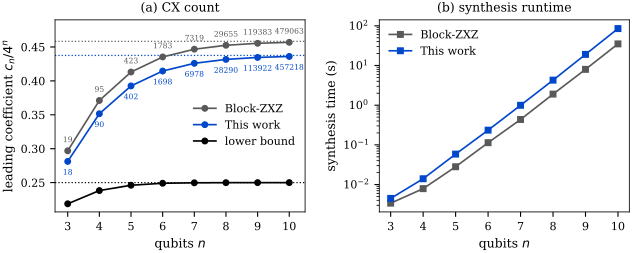

This chart was generated by the following Python code:
#!/usr/bin/env python3
"""Compare baseline Block-ZXZ with the optimized extra-fold construction.

Requires decomposition.py, NumPy, SciPy, and Matplotlib; no other repository files.
Run: python benchmark.py --nmin 3 --nmax 10 --samples 1 --seed 0
Writes the comparison figure to bal_benchmark.pdf.
"""

from __future__ import annotations

import argparse
import platform
from pathlib import Path
from time import perf_counter

import matplotlib
import numpy as np
import scipy

matplotlib.use("Agg")
import matplotlib.pyplot as plt

from decomposition import (
    H, Z, block_diag, block_zxz, cnot_count, cnot_formula,
    demultiplex, embed, leaf, mux_rot, random_unitary, synth, zxz_formula,
)


# Baseline synthesis


def baseline_synth(
    U: np.ndarray, n: int, want_diag: bool = False,
) -> tuple[list[tuple], np.ndarray]:
    """Block-ZXZ with the standard boundary folds and diagonal propagation."""
    if n == 1:
        return [("u", 0, U)], np.eye(2, dtype=complex)
    if n == 2:
        return leaf(U, want_diag)
    m, top = 2 ** (n - 1), n - 1
    A1, A2, B, C = block_zxz(U)
    Va, theta_a, Wa = demultiplex(A1, A2)
    Vc, theta_c, Wc = demultiplex(np.eye(m, dtype=complex), C)
    z = embed(Z, [n - 2], n - 1)
    Vb, theta_b, Wb = demultiplex(Wa @ Vc, z @ Wa @ B @ Vc @ z)

    mux_c = mux_rot(theta_c, n)[:-1]
    mux_a = mux_rot(theta_a, n)[::-1][1:]
    mux_b = [("u", top, H)] + mux_rot(theta_b, n) + [("u", top, H)]
    circuit = []
    carry = np.eye(m, dtype=complex)
    children = [Wc, Wb, Vb, Va]
    for i, (child, mux) in enumerate(zip(children, [mux_c, mux_b, mux_a, []])):
        sub, carry = baseline_synth(
            child @ carry, n - 1, want_diag=want_diag or i < len(children) - 1
        )
        circuit += sub + mux
    return circuit, block_diag(carry, carry)


def compare(ns, samples: int = 1, seed: int = 0):
    """Yield paired gate counts and synthesis times for each random target."""
    rng = np.random.default_rng(seed)
    for n in ns:
        for sample in range(1, samples + 1):
            U = random_unitary(2**n, rng)
            row = dict(n=n, sample=sample)
            for name, method, formula in (
                ("zxz", baseline_synth, zxz_formula),
                ("ours", synth, cnot_formula),
            ):
                start = perf_counter()
                circuit, _ = method(U, n)
                elapsed = perf_counter() - start
                count = cnot_count(circuit)
                assert count == formula(n), f"{name}: unexpected CX count {count}"
                row.update({f"{name}_cx": count, f"{name}_time": elapsed})
            yield row


# Figure and command-line output


def plot(rows: list[dict], output: Path) -> None:
    """Reproduce the normalized-CX and log-runtime panels; aggregate by median."""
    ns = sorted({row["n"] for row in rows})
    groups = [[row for row in rows if row["n"] == n] for n in ns]
    style = {
        "font.family": "serif", "font.size": 9, "axes.labelsize": 9,
        "xtick.labelsize": 8, "ytick.labelsize": 8,
        "axes.linewidth": 0.6, "lines.linewidth": 1.2,
    }
    with plt.rc_context(style):
        fig, (ax, tx) = plt.subplots(1, 2, figsize=(6.4, 2.6))
        for key, color, limit, label in (
            ("zxz", "0.35", 22 / 48, "Block-ZXZ"),
            ("ours", "#0047cc", 21 / 48, "This work"),
        ):
            raw = [group[0][f"{key}_cx"] for group in groups]
            counts = [c / 4.0**n for n, c in zip(ns, raw)]
            times = [np.median([row[f"{key}_time"] for row in group])
                     for group in groups]
            ax.plot(ns, counts, "o-", color=color, ms=4, label=label)
            # label each point with its CX count: Block-ZXZ above, ours below
            dy, va = (5, "bottom") if key == "zxz" else (-5, "top")
            for n, c, y in zip(ns, raw, counts):
                ax.annotate(str(c), (n, y), textcoords="offset points", xytext=(0, dy),
                            ha="center", va=va, fontsize=5.5, color=color)
            ax.axhline(limit, color=color, ls=":", lw=0.9, zorder=0)
            tx.plot(ns, times, "s-", color=color, ms=4, label=label)
        bound = [((4**n - 3*n + 2) // 4) / 4.0**n for n in ns]
        ax.plot(ns, bound, "o-", color="k", ms=4, label="lower bound")
        ax.axhline(12 / 48, color="k", ls=":", lw=0.9)
        ax.set_ylabel(r"leading coefficient $c_n/4^n$")
        ax.set_ylim(top=0.49)                       # room for the Block-ZXZ count labels
        ax.set_xlim(ns[0] - 0.4, ns[-1] + 0.5)      # and for the widest labels at the ends
        ax.set_title("(a) CX count", fontsize=9)
        ax.legend(frameon=False, fontsize=8, loc="center right",
                  bbox_to_anchor=(1.0, 0.45))
        tx.set_yscale("log")
        tx.set_ylabel("synthesis time (s)")
        tx.set_title("(b) synthesis runtime", fontsize=9)
        tx.legend(frameon=False, fontsize=8, loc="upper left")
        for panel in (ax, tx):
            panel.set_xlabel(r"qubits $n$")
            panel.set_xticks(ns)
        fig.tight_layout(pad=0.3, w_pad=1.5)
        fig.savefig(output, bbox_inches="tight", pad_inches=0.02)
        plt.close(fig)


def main(argv: list[str] | None = None) -> None:
    parser = argparse.ArgumentParser(
        description=__doc__, formatter_class=argparse.RawDescriptionHelpFormatter
    )
    parser.add_argument("--nmin", type=int, default=3)
    parser.add_argument("--nmax", type=int, default=10)
    parser.add_argument("--samples", type=int, default=1)
    parser.add_argument("--seed", type=int, default=0)
    parser.add_argument(
        "--output", type=Path, default=Path("benchmark.pdf"),
        help="comparison figure path (default: benchmark.pdf)",
    )
    args = parser.parse_args(argv)
    print(f"Python {platform.python_version()}, NumPy {np.__version__}, "
          f"SciPy {scipy.__version__}, Matplotlib {matplotlib.__version__}")
    print(f"Complete synthesis; seed={args.seed}, samples={args.samples}")
    print(
        f"{'n':>3} {'sample':>6} {'ZXZ CX':>9} {'ours CX':>9} {'saved':>7} "
        f"{'ZXZ time':>10} {'ours time':>10} {'ratio':>7}",
        flush=True,
    )
    rows = []
    args.output.parent.mkdir(parents=True, exist_ok=True)
    for row in compare(range(args.nmin, args.nmax + 1), args.samples, args.seed):
        rows.append(row)
        print(f"{row['n']:>3} {row['sample']:>6} "
              f"{row['zxz_cx']:>9} {row['ours_cx']:>9} "
              f"{row['zxz_cx'] - row['ours_cx']:>7} "
              f"{row['zxz_time']:>9.3f}s {row['ours_time']:>9.3f}s "
              f"{row['ours_time'] / row['zxz_time']:>7.2f}", flush=True)
    plot(rows, args.output)
    print(f"Saved {args.output}")


if __name__ == "__main__":
    main()
